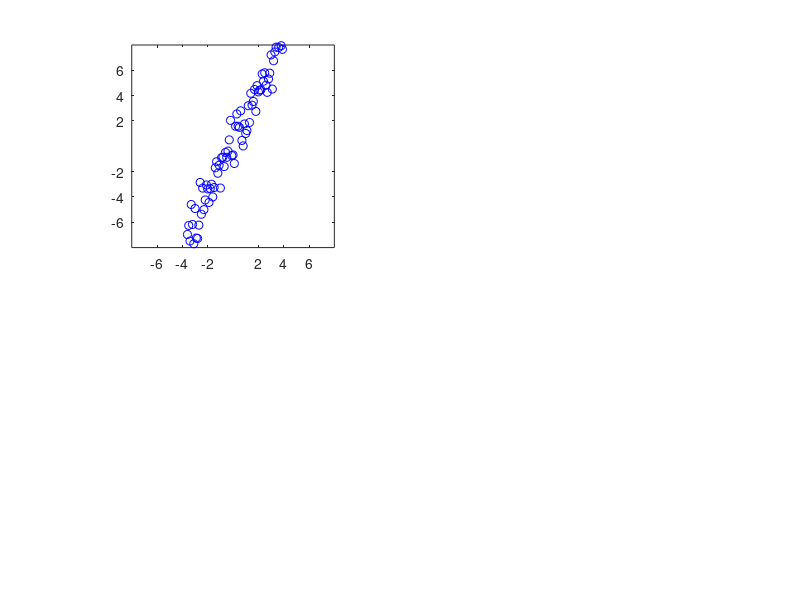

This chart was generated by the following MATLAB code: (Note: this script raises an error after producing the figure.)

clc
clear
close

%x:people y:jellies
%7*x - 2 = y --> 7*x - y = 2
%8*x + 5 = y --> 8*x - y = 5

%left divide method
A = [7 -1;8 -1];
B = [2;5];
X = A\B; %inv(A)*B
check_ans = A*X;

%Cramer's rule
a = det([B, A(:,2)])/det(A);
b = det([B, A(:,1)])/det(A);

%Pseudo Inverse Matrix
X1 = pinv(A)*B;

%Eigenvalues Eigenvector
A = [1 2;3 2];
[V,D] = eig(A); %A*V = V*D.
check = A*V == V*D;

%%
% problem 3

subplot(2,2,1)
x=-4:0.1:4;
rng(2);
num=numel(x);
y=2*x+randn(1,num);
plot(x,y,'bo')

xlim([-8 8]);
ylim([-8 8]);
axis square
ax = gca;
xticks([-6 -4 -2 2 4 6])
xticklabels({'-6', '-4', '-2', '2', '4', '6'})
yticks([-6 -4 -2 2 4 6])
yticklabels({'-6', '-4', '-2', '2', '4', '6'})
ax.XAxisLocation = 'origin';
ax.YAxisLocation = 'origin';
title('Original Coordinates')
text(1,7,'Y')
text(6,1,'X')
box off

%%
subplot(2,2,2)

A = [x;y]';
[U,S,V] = svd(A);

asin(V(1,1))
acos(V(2,1))
theta = asin(V(1,1));
rotarr = []

x=-4:0.1:4;
rng(2);
num=numel(x);
y=2*x+randn(1,num);
plot(x,y,'bo')

xlim([-10 10]); 
ylim([-8 8]);
axis equal
ax = gca;
xticks([-8 -6 -4 -2 2 4 6 8])
xticklabels({'-8', '-6', '-4', '-2', '2', '4', '6', '8'})
yticks([-6 -4 -2 2 4 6])
yticklabels({'-6', '-4', '-2', '2', '4', '6'})
ax.XAxisLocation = 'origin';
ax.YAxisLocation = 'origin';
title('Findinf New Coordinates By Singular Value Decomposition')
text(1,7,'Y')
text(8,1,'X')

hold on



box off

%%

subplot(2,2,3)



A = [x;y]';
[U,S,V] = svd(A);

x=-4:0.1:4;
rng(2);
num=numel(x);
y=2*x+randn(1,num);
% plot(x,y,'bo')

xlim([-8 8]);
ylim([-8 8]);
axis square
ax = gca;
xticks([-6 -4 -2 2 4 6])
xticklabels({'-6', '-4', '-2', '2', '4', '6'})
yticks([-6 -4 -2 2 4 6])
yticklabels({'-6', '-4', '-2', '2', '4', '6'})
ax.XAxisLocation = 'origin';
ax.YAxisLocation = 'origin';
title('New Coordinates')
text(1,7,'Y\prime')
text(6,2,'X\prime')


new_y = A*V(:,2);
new_x = A*V(:,1);
hold on
plot(new_x,new_y,'bo')

box off









